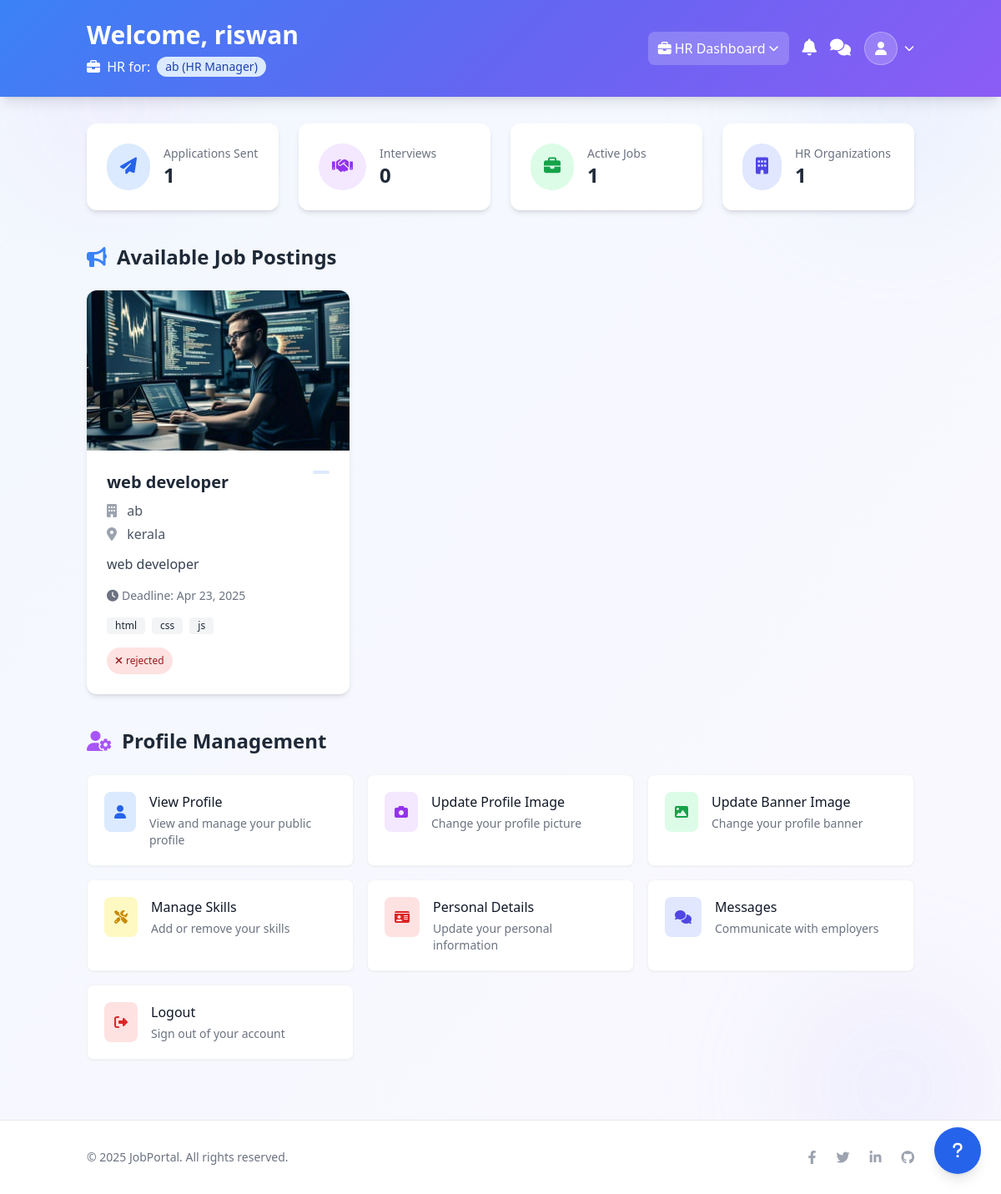
The page /users/dashboard/ (signed in) on the database as committed earlier.
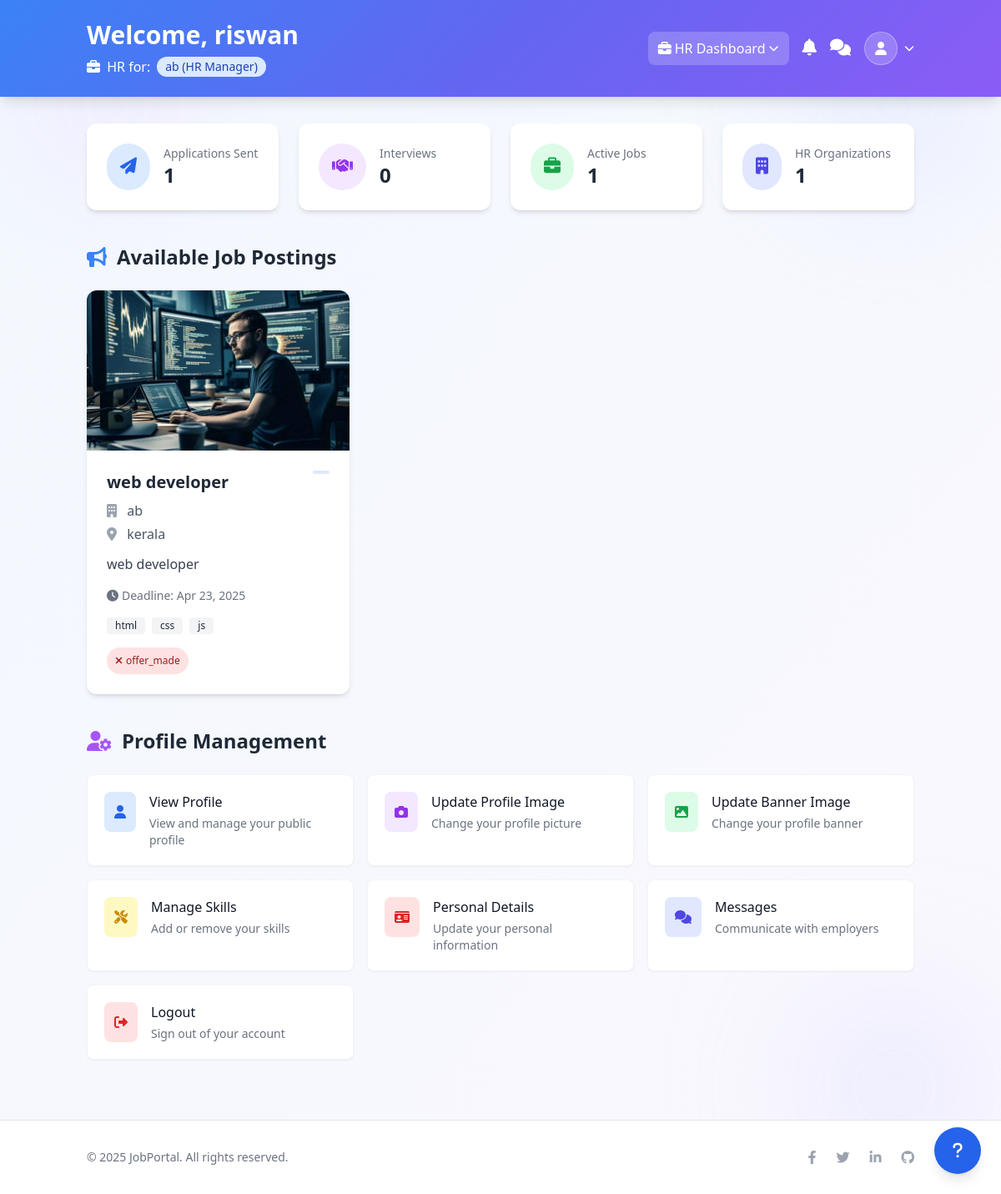
The same page on the database as committed later.
### jobs/models.py (models this page shows, shortened)
class JobApplication(models.Model):
    job = models.ForeignKey(JobPosting, on_delete=models.CASCADE, related_name='applications')
    applicant = models.ForeignKey(User, on_delete=models.CASCADE, related_name='applications')
    applied_on = models.DateTimeField(auto_now_add=True)
    status = models.CharField(max_length=50, choices=[
        ('pending', 'Pending'),
        ('accepted', 'Accepted'),
        ('rejected', 'Rejected'),
        ('interview_scheduled', 'Interview Scheduled'),
        ('offer_made', 'Offer Made'),
    ])
    cv = models.FileField(upload_to='cvs/', blank=True, null=True)

### users/views.py (the view)
# urls.py: path('dashboard/', user_dashboard, name='user_dashboard'),
@login_required
def user_dashboard(request):
    user = request.user
    job_postings = JobPosting.objects.all().order_by('-posted_on')
    user_applications = JobApplication.objects.filter(applicant=request.user)
    applied_jobs = {app.job.id: app.status for app in user_applications}
    interviews = Interview.objects.filter(job_application__applicant=user)
    notifications = Notification.objects.filter(user=request.user).order_by('-created_at')
    hr_organizations = OrganizationHR.objects.filter(user=request.user, is_active=True)
    return render(request, 'users/user_dashboard.html', {
        'job_postings': job_postings,
        'applied_jobs': applied_jobs,
        'interviews': interviews,
        'notifications': notifications,
        'hr_organizations': hr_organizations,  # Add this line
        'applications_count': user_applications.count(),
        'interviews_count': interviews.count(),
    })

### users/templatetags/user_filters.py (called while the page is built)
@register.filter
def dictkey(value, key):
    return value.get(key)

### users/templates/users/user_dashboard.html (shortened to what the changed rows need)
{% load user_filters %}
{% load static tailwind_tags %}
<!DOCTYPE html>
<html lang="en">
<head>
    {% tailwind_css %}
    <link href="https://cdnjs.cloudflare.com/ajax/libs/font-awesome/6.4.0/css/all.min.css" rel="stylesheet">
</head>
<body class="bg-gray-50 min-h-screen" x-data="{ openMobileMenu: false }">
    <header class="gradient-bg text-white shadow-lg">
        <div class="container mx-auto px-4 py-6">
            <div class="flex justify-between items-center">
                <div>
                    <h1 class="text-2xl md:text-3xl font-bold">Welcome, {{ request.user.get_full_name|default:request.user.username }}</h1>
                </div>
            </div>
        </div>
    </header>
    <main class="container mx-auto px-4 py-8">
        <div class="mb-10">
            <div class="flex justify-between items-center mb-6">
                <h2 class="text-2xl font-bold text-gray-800 flex items-center">
                    <i class="fas fa-bullhorn text-blue-500 mr-3"></i>
                    Available Job Postings
                </h2>
                       </div>
            {% if job_postings %}
            <div class="grid grid-cols-1 md:grid-cols-2 lg:grid-cols-3 gap-6">
                {% for job in job_postings %}
                <div class="bg-white rounded-xl shadow-md overflow-hidden transition-all hover:shadow-lg card-hover">
                    {% if job.job_post_image %}
                    <div class="h-48 overflow-hidden">
                        <img class="w-full h-full object-cover" src="{{ job.job_post_image.url }}" alt="{{ job.title }}">
                    </div>
                    {% endif %}
                    <div class="p-6">
                        <div class="flex justify-between items-start mb-2">
                            <h3 class="text-xl font-bold text-gray-800">{{ job.title }}</h3>
                            <span class="bg-blue-100 text-blue-800 text-xs font-medium px-2.5 py-0.5 rounded">
                            </span>
                        </div>
                        <p class="text-gray-600 mb-1"><i class="fas fa-building text-gray-400 mr-2"></i> {{ job.organization.name }}</p>
                        <p class="text-gray-600 mb-3"><i class="fas fa-map-marker-alt text-gray-400 mr-2"></i> {{ job.location }}</p>
                        <p class="text-gray-700 mb-4 line-clamp-2">{{ job.description }}</p>
                        <div class="flex items-center text-sm text-gray-500 mb-4">
                            <i class="fas fa-clock mr-1"></i>
                            <span>Deadline: {{ job.application_deadline|date:"M d, Y" }}</span>
                        </div>
                        <div class="flex flex-wrap gap-2 mb-4">
                            {% for skill in job.required_skills.all|slice:":3" %}
                            <span class="bg-gray-100 text-gray-800 text-xs font-medium px-2.5 py-0.5 rounded">
                                {{ skill.name }}
                            </span>
                            {% endfor %}
                        </div>
                        <div class="flex flex-wrap gap-2">
                            {% if job.id in applied_jobs %}
                                {% with status=applied_jobs|dictkey:job.id %}
                                <span class="{% if status == 'PENDING' %}bg-yellow-100 text-yellow-800{% elif status == 'ACCEPTED' %}bg-green-100 text-green-800{% else %}bg-red-100 text-red-800{% endif %} text-xs font-medium px-2.5 py-2 rounded-full flex items-center">
                                    {% if status == 'PENDING' %}
                                        <i class="fas fa-clock mr-1"></i>
                                    {% elif status == 'ACCEPTED' %}
                                        <i class="fas fa-check mr-1"></i>
                                    {% else %}
                                        <i class="fas fa-times mr-1"></i>
                                    {% endif %}
                                    {{ status }}
                                </span>
                                {% endwith %}
                            {% else %}
                                <a href="{% url 'job_application_create' org_id=job.organization.id pk=job.pk %}" class="px-4 py-2 bg-blue-600 text-white text-sm font-medium rounded-lg hover:bg-blue-700 transition-colors flex items-center">
                                    <i class="fas fa-paper-plane mr-2"></i> Apply Now
                                </a>
                            {% endif %}
                        </div>
                    </div>
                </div>
                {% endfor %}
            </div>
            {% endif %}
        </div>
        <div class="mb-10">
            <h2 class="text-2xl font-bold text-gray-800 mb-6 flex items-center">
                <i class="fas fa-user-cog text-purple-500 mr-3"></i>
                Profile Management
            </h2>
        </div>
    </main>
</body>
</html>

Rows that differ between the two databases and show on the page:
changed JobApplication: status "rejected" → "offer_made"
